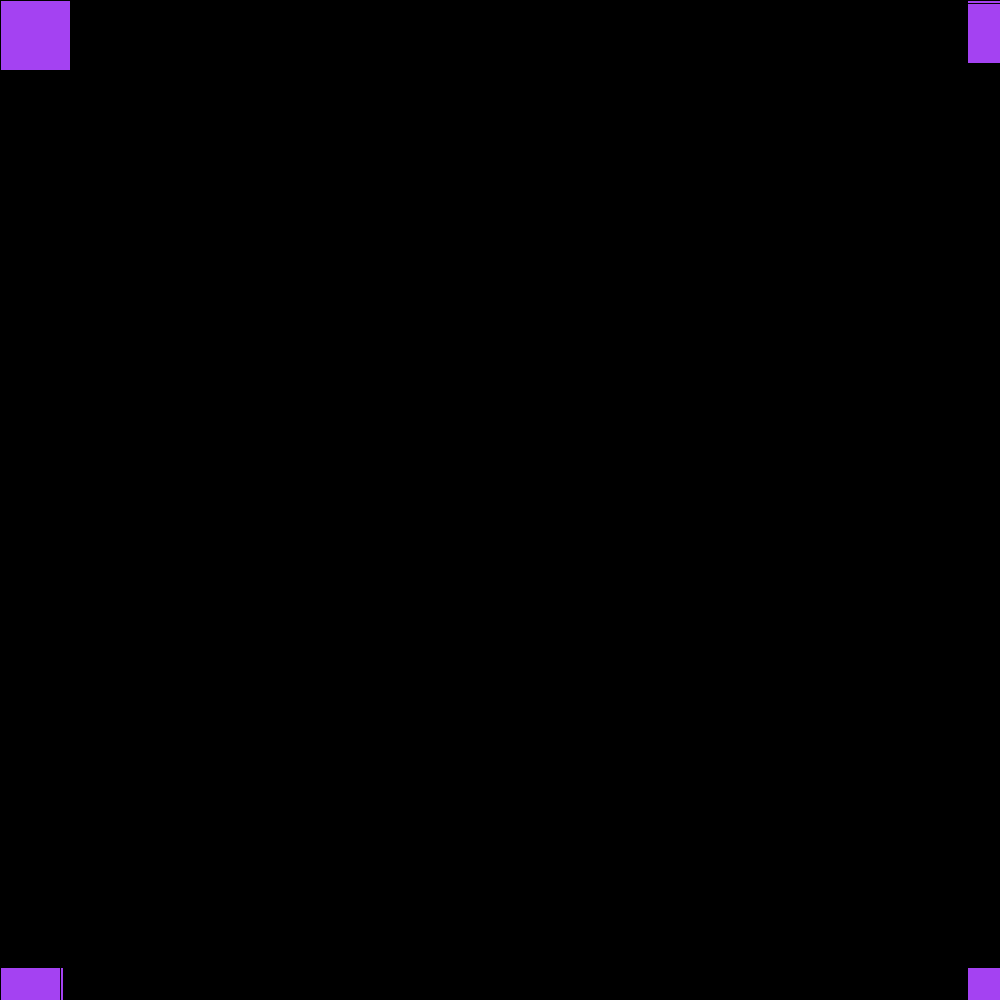
Frame 1 (no input)
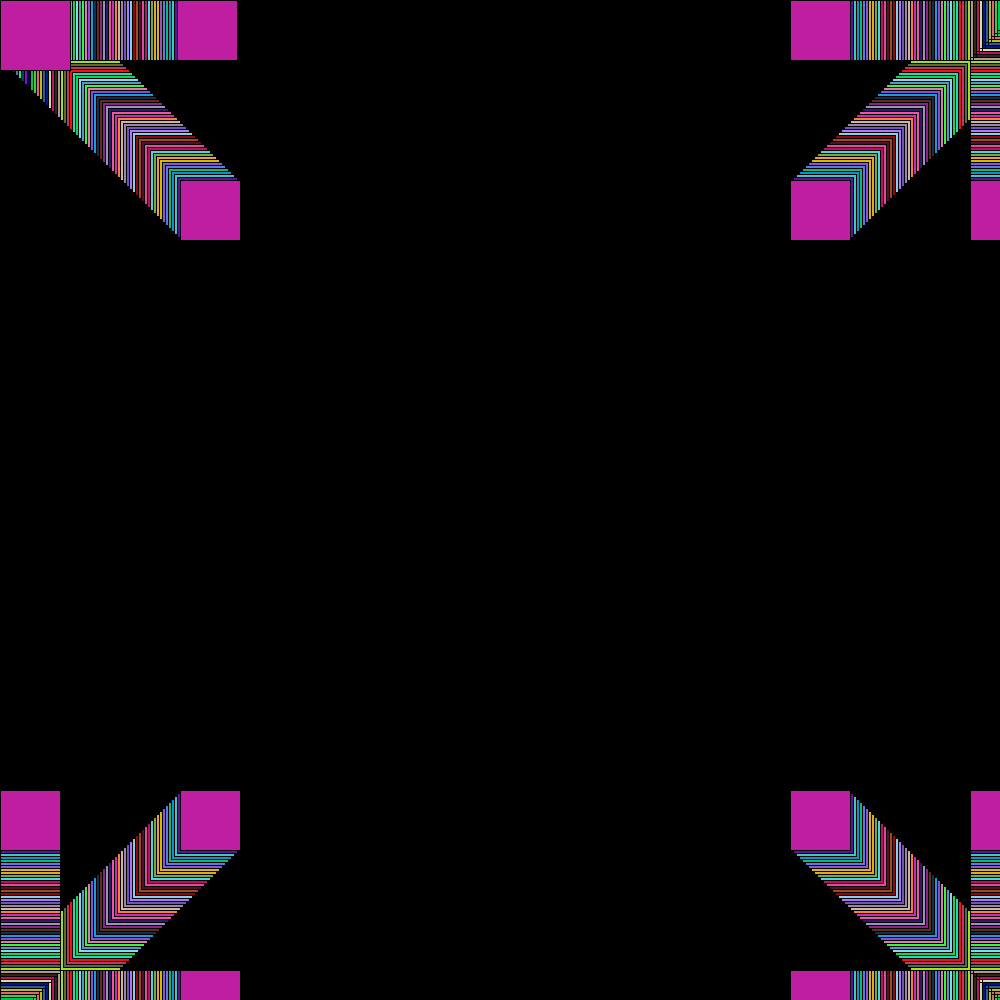
Frame 60 (the mouse pressed at the canvas centre just before this capture)
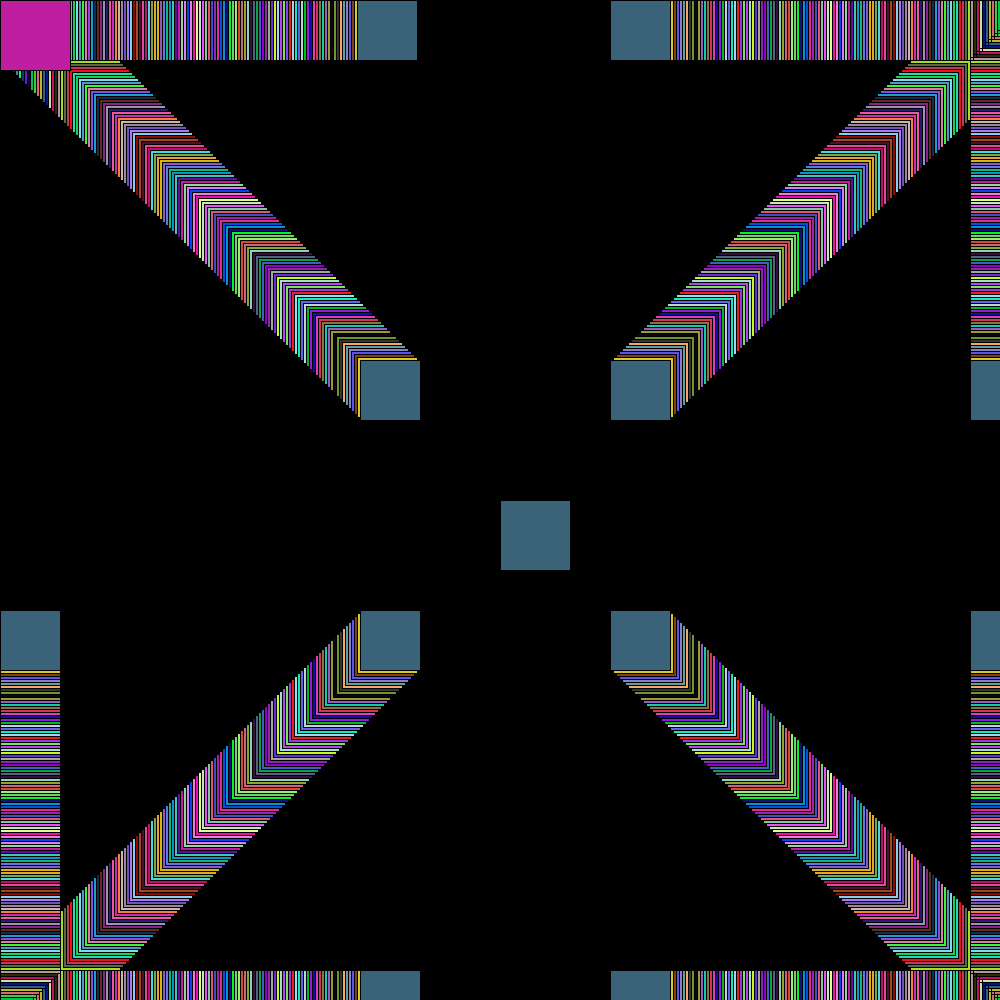
Frame 120 (the mouse held since frame 60 and released just before this capture)

The Processing sketch that drew these frames (run headless with seeded random() and noise(); from frame 60 on, the mouse is pressed at the canvas centre):

// Processing sketch: stoke2
// ── stoke2.pde
 
int a=0;
void setup()
{
  size (1000, 1000);
  background (0, 0, 0);
}

void draw()
{ 
  fill(random(255),random (255),random (255));
  rect(a, 0, 60,60);
    a=a+3;
    rect(a,a,60,60);
    //rect(0,0 + a,60,60);
    rect(mouseX,mouseY,70,70);
    rect(mouseY,mouseX,70,70);  
    rect(mouseX,mouseX,70,70);
    rect(mouseY,mouseY,70,70);
    rect(mouseY,mouseY,70,70);
    rect(970,0+a,60,60);
    rect(970-a,0,60,60);
    rect(970-a,0+a,60,60);
    
    rect(0+a,970,60,60);
    rect(0+a,970-a,60,60);
    rect(0,970-a,60,60);
    
    rect(970-a,970,60,60);
    rect(970,970-a,60,60);
    rect(970-a,970-a,60,60);
    if (a>1000)
    {
        a=0;
    }
}
